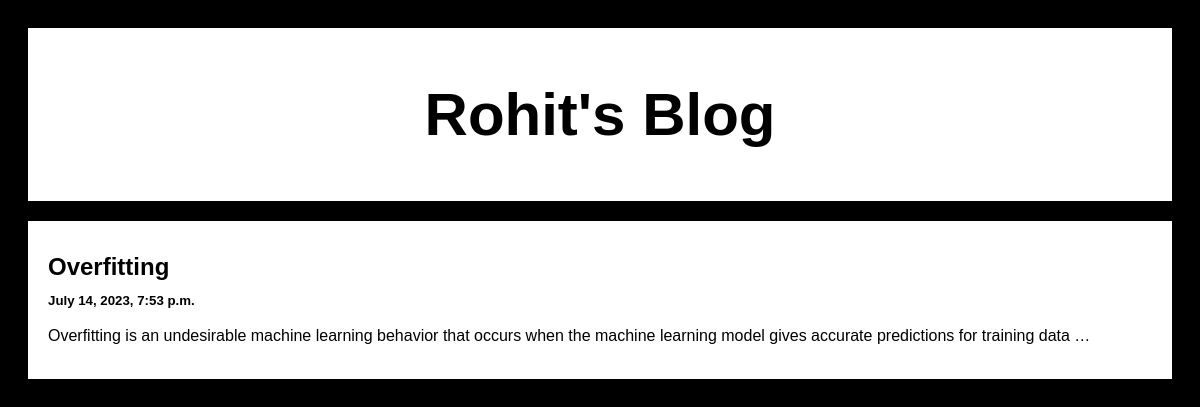
The page / on the database its author committed.
### posts/models.py (models this page shows)
class Post(models.Model):
    title=models.CharField(max_length=100)
    body=models.CharField(max_length=1000000)
    created_at=models.DateTimeField(default=datetime.now,blank=True)

### posts/views.py (the view)
# urls.py: path("", views.index, name="index"),
def index(request):
    return render(request,"index.html",{'posts': posts})

### posts/templates/index.html (shortened to what this page needs)
<!DOCTYPE html>
<html>
<head>
</head>
<body>
<div class="header">
  <h2>Rohit's Blog</h2>
</div>
<div class="row">
  <div class="leftcolumn">
    {% for post in posts reversed %}
    <div class="card">
      <a style="text-decoration: none; color: black;" href="/post/{{post.id}}">
        <h2>{{post.title}}</h2>
        <h5>{{post.created_at}}</h5>
        <p>{{post.body|truncatewords:20}}</p>
      </a>
    </div>
    {% endfor %}
  </div>
</div>
</body>
</html>

### posts/templates/index.html (style rules this page uses)
* { box-sizing: border-box; }
body { font-family: Arial; padding: 20px; background:black; }
.header { padding: 2px; font-size: 40px; text-align: center; background: white; }
.leftcolumn { float: left; width: 100%; }
.card { background-color: white; padding: 20px; margin-top: 20px; line-height:80%; }
.row:after { content: ""; display: table; clear: both; }

### rows shown on the page
Post: title "Overfitting", created_at "July 14, 2023, 7:53 p.m.", body "Overfitting is an undesirable machine learning behavior that occurs when the machine learning model gives accurate predictions for training data …"
